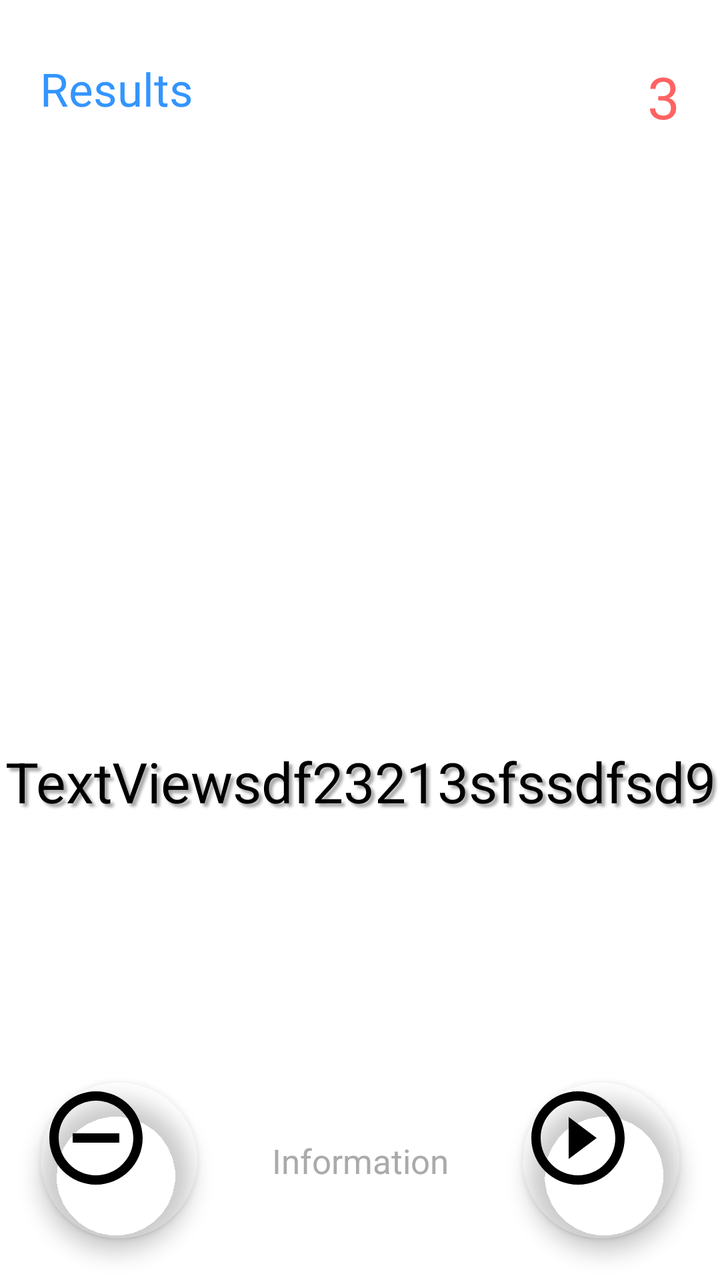
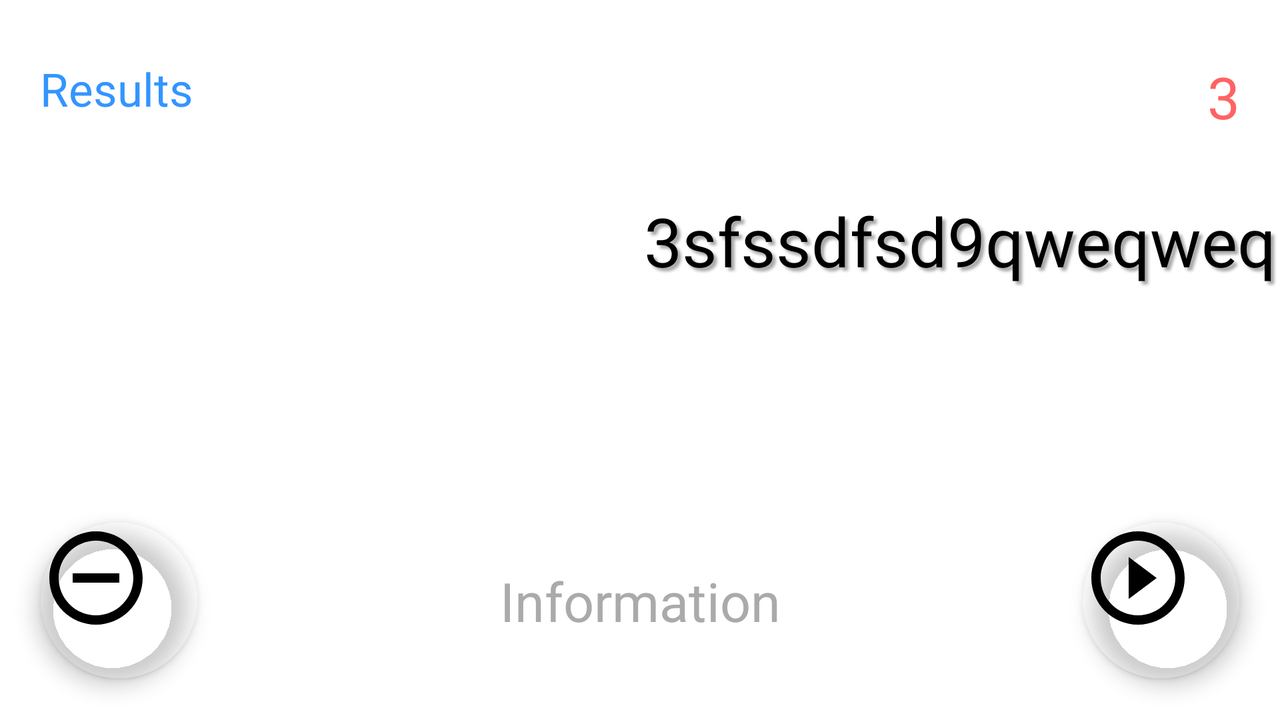

First picture: res/layout/ on a phone held upright. Second picture: the repository's own variant of that layout, on a device whose configuration matches the variant's folder. Source for both follows.
<!-- AndroidManifest.xml: application theme Theme.mword -->
<!-- res/layout/activity_screen.xml -->
<?xml version="1.0" encoding="utf-8"?>
<androidx.constraintlayout.widget.ConstraintLayout xmlns:android="http://schemas.android.com/apk/res/android"
    xmlns:app="http://schemas.android.com/apk/res-auto"
    xmlns:tools="http://schemas.android.com/tools"
    android:layout_width="match_parent"
    android:layout_height="match_parent"
    tools:context=".screenLayout">


    <LinearLayout
        android:id="@+id/layout_screen_information_controls"
        android:layout_width="match_parent"
        android:layout_height="0dp"
        android:orientation="vertical"
        app:layout_constraintBottom_toTopOf="@+id/textview_screen_information"
        app:layout_constraintTop_toTopOf="parent">

        <ImageView
            android:id="@+id/image_view"
            android:layout_width="match_parent"
            android:layout_height="0dp"
            android:weightSum="100"
            android:layout_weight="50"
            android:adjustViewBounds="true"
            android:scaleType="fitCenter" />

        <TextView
            android:id="@+id/textview_screen_screen"
            android:layout_width="match_parent"
            android:layout_height="0dp"
            android:weightSum="100"
            android:layout_weight="50"
            android:gravity="center"
            android:maxLines="1"
            android:shadowColor="@color/purple_200"
            android:shadowDx="5.0"
            android:shadowDy="5.0"
            android:shadowRadius="3.0"
            android:paddingBottom="0dp"
            android:text="TextViewsdf23213sfssdfsd9"
            android:textColor="@color/black"
            app:autoSizeMaxTextSize="41sp"
            app:autoSizeMinTextSize="11sp"
            app:autoSizeStepGranularity="1sp"
            app:autoSizeTextType="uniform" />
    </LinearLayout>

    <TextView
        android:id="@+id/textview_resutls"
        android:layout_width="200dp"
        android:layout_height="120dp"
        android:layout_marginLeft="20dp"
        android:layout_marginTop="29dp"
        android:background="@android:color/transparent"
        android:gravity="left|center|top"
        android:text="Results"
        android:textColor="@color/frg2Color"
        android:textSize="23sp"
        app:layout_constraintLeft_toLeftOf="parent"
        app:layout_constraintTop_toTopOf="parent" />

    <TextView
        android:id="@+id/textview_counter"
        android:layout_width="60dp"
        android:layout_height="60dp"
        android:layout_marginTop="29dp"
        android:layout_marginRight="20dp"
        android:background="@android:color/transparent"
        android:gravity="right|center|top"
        android:scaleType="fitStart"
        android:text="3"
        android:textColor="@color/grapefruit"
        android:textSize="29sp"
        app:layout_constraintRight_toRightOf="parent"
        app:layout_constraintTop_toTopOf="parent" />

    <com.google.android.material.floatingactionbutton.FloatingActionButton
        android:id="@+id/fab_screen_remove"
        android:layout_width="79dp"
        android:layout_height="79dp"
        android:layout_alignParentRight="true"
        android:layout_alignParentBottom="true"
        android:layout_gravity="end"
        android:layout_marginLeft="20dp"
        android:layout_marginBottom="20dp"
        android:src="@drawable/ic_remove_button_64"
        app:backgroundTint="@android:color/transparent"
        app:layout_constraintBottom_toBottomOf="parent"
        app:layout_constraintLeft_toLeftOf="parent"
        app:maxImageSize="@dimen/design_fab_size_normal"
        tools:ignore="SpeakableTextPresentCheck" />


    <com.google.android.material.floatingactionbutton.FloatingActionButton
        android:id="@+id/fab_screen_play"
        android:layout_width="79dp"
        android:layout_height="79dp"
        android:layout_gravity="center"
        android:layout_marginRight="20dp"
        android:layout_marginBottom="20dp"
        android:src="@drawable/ic_play_button_64"
        app:backgroundTint="@android:color/transparent"
        app:layout_constraintBottom_toBottomOf="parent"
        app:layout_constraintEnd_toEndOf="parent"
        app:maxImageSize="@dimen/design_fab_size_normal"
        tools:ignore="SpeakableTextPresentCheck" />

    <TextView
        android:id="@+id/textview_screen_information"
        android:layout_width="match_parent"
        android:layout_height="119dp"
        android:background="@android:color/transparent"
        android:breakStrategy="balanced"
        android:gravity="center"
        android:lines="4"
        android:maxLines="4"
        android:paddingLeft="119dp"
        android:paddingTop="1dp"
        android:paddingRight="119dp"
        android:paddingBottom="1dp"
        android:text="Information"
        android:textAlignment="center"
        android:textColor="@color/purple_700"
        android:textSize="17sp"
        app:layout_constraintBottom_toBottomOf="parent"
        tools:layout_editor_absoluteX="0dp" />

</androidx.constraintlayout.widget.ConstraintLayout>
<!-- resources referenced by this layout -->
<resources>
  <color name="black">#FF000000</color>
  <color name="frg2Color">#3395FF</color>
  <color name="grapefruit">#ff6363</color>
  <color name="purple_200">#A8A8A8</color>
  <color name="purple_700">#AAAAAA</color>
  <dimen name="design_fab_size_normal">56dp</dimen>
  <!-- drawable ic_play_button_64 (drawable) -->
  <vector android:height="64dp" android:tint="#676766"
      android:viewportHeight="24"
      android:viewportWidth="24"
      android:width="64dp"
      xmlns:android="http://schemas.android.com/apk/res/android">
      <path
          android:fillColor="@android:color/black"
          android:pathData="M10,16.5l6,-4.5 -6,
          -4.5v9zM12,2C6.48,2 2,
          6.48 2,12s4.48,10 10,10 10,-4.48 10,
          -10S17.52,2 12,2zM12,20c-4.41,0 -8,
          -3.59 -8,-8s3.59,-8 8,-8 8,3.59 8,8 -3.59,8 -8,8z"/>
  </vector>
  <!-- drawable ic_remove_button_64 (drawable) -->
  <vector android:height="24dp" android:tint="#676766"
      android:viewportHeight="24" android:viewportWidth="24"
      android:width="24dp" xmlns:android="http://schemas.android.com/apk/res/android">
      <path android:fillColor="@android:color/black" android:pathData="M7,11v2h10v-2L7,11zM12,2C6.48,2 2,6.48 2,12s4.48,10 10,10 10,-4.48 10,-10S17.52,2 12,2zM12,20c-4.41,0 -8,-3.59 -8,-8s3.59,-8 8,-8 8,3.59 8,8 -3.59,8 -8,8z"/>
  </vector>
  <style name="Theme.mword" parent="Theme.MaterialComponents.DayNight.DarkActionBar">
  
          
          <item name="colorPrimary">@color/purple_500</item>
          <item name="colorPrimaryVariant">@color/purple_700</item>
          <item name="colorOnPrimary">@color/white</item>
          
          <item name="colorSecondary">@color/teal_200</item>
          <item name="colorSecondaryVariant">@color/teal_700</item>
          <item name="colorOnSecondary">@color/black</item>
          
          <item name="android:statusBarColor" tools:targetApi="l">?attr/colorPrimaryVariant</item>
          
      </style>
  <color name="purple_500">#47404E</color>
  <color name="white">#FFFFFF</color>
  <color name="teal_200">#FF03DAC5</color>
  <color name="teal_700">#FF018786</color>
</resources>
<!-- res/layout-land/activity_screen.xml (the repository's variant of the layout above) -->
<!-- drawn on the phone turned sideways -->
<?xml version="1.0" encoding="utf-8"?>
<androidx.constraintlayout.widget.ConstraintLayout xmlns:android="http://schemas.android.com/apk/res/android"
    xmlns:app="http://schemas.android.com/apk/res-auto"
    xmlns:tools="http://schemas.android.com/tools"
    android:layout_width="match_parent"
    android:layout_height="match_parent"
    tools:context=".screenLayout">


    <LinearLayout
        android:id="@+id/layout_screen_information_controls"
        android:layout_width="match_parent"
        android:layout_height="0dp"
        android:orientation="horizontal"
        app:layout_constraintBottom_toTopOf="@+id/textview_screen_information"
        app:layout_constraintTop_toTopOf="parent">

        <ImageView
            android:id="@+id/image_view"
            android:layout_width="0dp"
            android:layout_height="match_parent"
            android:weightSum="100"
            android:layout_weight="50"
            android:adjustViewBounds="true"
            android:scaleType="fitCenter"/>

        <TextView
            android:id="@+id/textview_screen_screen"
            android:layout_width="0dp"
            android:layout_height="match_parent"
            android:weightSum="100"
            android:layout_weight="50"
            android:gravity="center"
            android:maxLines="1"
            android:shadowColor="@color/purple_200"
            android:shadowDx="5.0"
            android:shadowDy="5.0"
            android:shadowRadius="3.0"
            android:text="3sfssdfsd9qweqweq"
            android:textColor="@color/black"
            app:autoSizeMaxTextSize="41sp"
            app:autoSizeMinTextSize="11sp"
            app:autoSizeStepGranularity="1sp"
            app:autoSizeTextType="uniform" />
    </LinearLayout>

    <TextView
        android:id="@+id/textview_resutls"
        android:layout_width="200dp"
        android:layout_height="120dp"
        android:background="@android:color/transparent"
        android:gravity="left|center|top"
        android:text="Results"
        android:textColor="@color/frg2Color"
        android:textSize="23sp"
        android:layout_marginLeft="20dp"
        android:layout_marginTop="29dp"
        app:layout_constraintTop_toTopOf="parent"
        app:layout_constraintLeft_toLeftOf="parent"/>

    <TextView
        android:id="@+id/textview_counter"
        android:layout_width="60dp"
        android:layout_height="60dp"
        android:background="@android:color/transparent"
        android:gravity="right|center|top"
        android:text="3"
        android:textColor="@color/grapefruit"
        android:textSize="29sp"
        android:scaleType="fitStart"
        android:layout_marginRight="20dp"
        android:layout_marginTop="29dp"
        app:layout_constraintTop_toTopOf="parent"
        app:layout_constraintRight_toRightOf="parent"/>

    <com.google.android.material.floatingactionbutton.FloatingActionButton
        android:id="@+id/fab_screen_remove"
        android:layout_width="79dp"
        android:layout_height="79dp"
        android:layout_alignParentRight="true"
        android:layout_alignParentBottom="true"
        android:layout_gravity="end"
        android:layout_marginLeft="20dp"
        android:layout_marginBottom="20dp"
        android:src="@drawable/ic_remove_button_64"
        app:backgroundTint="@android:color/transparent"
        app:maxImageSize="@dimen/design_fab_size_normal"
        app:layout_constraintBottom_toBottomOf="parent"
        app:layout_constraintLeft_toLeftOf="parent"
        tools:ignore="SpeakableTextPresentCheck" />


    <com.google.android.material.floatingactionbutton.FloatingActionButton
        android:id="@+id/fab_screen_play"
        android:layout_width="79dp"
        android:layout_height="79dp"
        android:layout_gravity="center"
        android:layout_marginBottom="20dp"
        android:layout_marginRight="20dp"
        android:src="@drawable/ic_play_button_64"
        app:backgroundTint="@android:color/transparent"
        app:maxImageSize="@dimen/design_fab_size_normal"
        app:layout_constraintBottom_toBottomOf="parent"
        app:layout_constraintEnd_toEndOf="parent"
        tools:ignore="SpeakableTextPresentCheck" />

    <TextView
        android:id="@+id/textview_screen_information"
        android:layout_width="match_parent"
        android:layout_height="119dp"
        android:background="@android:color/transparent"
        android:gravity="center"
        android:maxLines="4"
        android:lines="4"
        android:paddingRight="119dp"
        android:paddingLeft="119dp"
        android:paddingTop="1dp"
        android:paddingBottom="1dp"
        android:text="Information"
        android:textAlignment="center"
        android:breakStrategy="balanced"
        android:textColor="@color/purple_700"
        android:textSize="27sp"
        app:layout_constraintBottom_toBottomOf="parent"/>

</androidx.constraintlayout.widget.ConstraintLayout>
